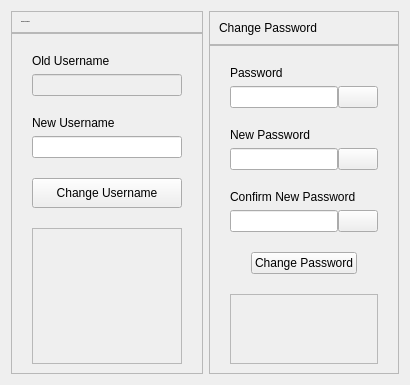
            <widget class="QWidget" name="user_profile_tab">
             <attribute name="title">
              <string>Edit Profile</string>
             </attribute>
             <layout class="QHBoxLayout" name="horizontalLayout_20">
              <item>
               <layout class="QVBoxLayout" name="verticalLayout_52">
                <property name="spacing">
                 <number>0</number>
                </property>
                <item>
                 <widget class="QFrame" name="profile_change_username_title_frame">
                  <property name="frameShape">
                   <enum>QFrame::StyledPanel</enum>
                  </property>
                  <property name="frameShadow">
                   <enum>QFrame::Raised</enum>
                  </property>
                  <layout class="QVBoxLayout" name="verticalLayout_53">
                   <item>
                    <widget class="QLabel" name="profile_change_username_label">
                     <property name="font">
                      <font>
                       <pointsize>-1</pointsize>
                       <weight>75</weight>
                       <bold>true</bold>
                      </font>
                     </property>
                     <property name="styleSheet">
                      <string notr="true"/>
                     </property>
                     <property name="text">
                      <string>Change Username</string>
                     </property>
                    </widget>
                   </item>
                  </layout>
                 </widget>
                </item>
                <item>
                 <widget class="QFrame" name="profile_change_username_frame">
                  <property name="frameShape">
                   <enum>QFrame::StyledPanel</enum>
                  </property>
                  <property name="frameShadow">
                   <enum>QFrame::Raised</enum>
                  </property>
                  <layout class="QVBoxLayout" name="verticalLayout_54">
                   <property name="spacing">
                    <number>20</number>
                   </property>
                   <property name="leftMargin">
                    <number>20</number>
                   </property>
                   <property name="topMargin">
                    <number>20</number>
                   </property>
                   <property name="rightMargin">
                    <number>20</number>
                   </property>
                   <item>
                    <layout class="QVBoxLayout" name="verticalLayout_46">
                     <property name="spacing">
                      <number>6</number>
                     </property>
                     <item>
                      <widget class="QLabel" name="profile_old_username_label">
                       <property name="layoutDirection">
                        <enum>Qt::LeftToRight</enum>
                       </property>
                       <property name="text">
                        <string>Old Username</string>
                       </property>
                       <property name="alignment">
                        <set>Qt::AlignLeading|Qt::AlignLeft|Qt::AlignVCenter</set>
                       </property>
                      </widget>
                     </item>
                     <item>
                      <widget class="QLineEdit" name="userpage_editprofile_username_inpt">
                       <property name="enabled">
                        <bool>false</bool>
                       </property>
                      </widget>
                     </item>
                    </layout>
                   </item>
                   <item>
                    <layout class="QVBoxLayout" name="verticalLayout_42">
                     <property name="spacing">
                      <number>6</number>
                     </property>
                     <item>
                      <widget class="QLabel" name="profile_username_label">
                       <property name="layoutDirection">
                        <enum>Qt::LeftToRight</enum>
                       </property>
                       <property name="text">
                        <string>New Username</string>
                       </property>
                       <property name="alignment">
                        <set>Qt::AlignLeading|Qt::AlignLeft|Qt::AlignVCenter</set>
                       </property>
                      </widget>
                     </item>
                     <item>
                      <widget class="QLineEdit" name="userpage_editprofile_new_username_inpt"/>
                     </item>
                    </layout>
                   </item>
                   <item alignment="Qt::AlignHCenter">
                    <widget class="QPushButton" name="userpage_editprofile_change_username_btn">
                     <property name="minimumSize">
                      <size>
                       <width>150</width>
                       <height>30</height>
                      </size>
                     </property>
                     <property name="maximumSize">
                      <size>
                       <width>150</width>
                       <height>30</height>
                      </size>
                     </property>
                     <property name="cursor">
                      <cursorShape>PointingHandCursor</cursorShape>
                     </property>
                     <property name="styleSheet">
                      <string notr="true"/>
                     </property>
                     <property name="text">
                      <string>Change Username</string>
                     </property>
                    </widget>
                   </item>
                   <item>
                    <widget class="QScrollArea" name="change_username_message_scrollArea">
                     <property name="widgetResizable">
                      <bool>true</bool>
                     </property>
                     <widget class="QWidget" name="change_username_message_frame">
                      <property name="geometry">
                       <rect>
                        <x>0</x>
                        <y>0</y>
                        <width>100</width>
                        <height>30</height>
                       </rect>
                      </property>
                     </widget>
                    </widget>
                   </item>
                  </layout>
                 </widget>
                </item>
               </layout>
              </item>
              <item>
               <layout class="QVBoxLayout" name="verticalLayout_50">
                <property name="spacing">
                 <number>0</number>
                </property>
                <item>
                 <widget class="QFrame" name="profile_change_password_title_frame">
                  <property name="frameShape">
                   <enum>QFrame::StyledPanel</enum>
                  </property>
                  <property name="frameShadow">
                   <enum>QFrame::Raised</enum>
                  </property>
                  <layout class="QVBoxLayout" name="verticalLayout_44">
                   <item>
                    <widget class="QLabel" name="profile_change_password_label">
                     <property name="styleSheet">
                      <string notr="true"/>
                     </property>
                     <property name="text">
                      <string>Change Password</string>
                     </property>
                    </widget>
                   </item>
                  </layout>
                 </widget>
                </item>
                <item>
                 <widget class="QFrame" name="profile_change_password_frame">
                  <property name="frameShape">
                   <enum>QFrame::StyledPanel</enum>
                  </property>
                  <property name="frameShadow">
                   <enum>QFrame::Raised</enum>
                  </property>
                  <layout class="QVBoxLayout" name="verticalLayout_51">
                   <property name="spacing">
                    <number>20</number>
                   </property>
                   <property name="leftMargin">
                    <number>20</number>
                   </property>
                   <property name="topMargin">
                    <number>20</number>
                   </property>
                   <property name="rightMargin">
                    <number>20</number>
                   </property>
                   <item>
                    <layout class="QVBoxLayout" name="verticalLayout_43">
                     <property name="spacing">
                      <number>6</number>
                     </property>
                     <item>
                      <widget class="QLabel" name="profile_password_label">
                       <property name="text">
                        <string>Password</string>
                       </property>
                      </widget>
                     </item>
                     <item>
                      <layout class="QHBoxLayout" name="horizontalLayout_17">
                       <property name="spacing">
                        <number>0</number>
                       </property>
                       <item>
                        <widget class="QLineEdit" name="userpage_editprofile_old_password_inpt">
                         <property name="styleSheet">
                          <string notr="true"/>
                         </property>
                        </widget>
                       </item>
                       <item>
                        <widget class="QPushButton" name="userpage_editprofile_old_password_eye">
                         <property name="sizePolicy">
                          <sizepolicy hsizetype="Fixed" vsizetype="Preferred">
                           <horstretch>0</horstretch>
                           <verstretch>0</verstretch>
                          </sizepolicy>
                         </property>
                         <property name="cursor">
                          <cursorShape>PointingHandCursor</cursorShape>
                         </property>
                         <property name="styleSheet">
                          <string notr="true"/>
                         </property>
                         <property name="text">
                          <string/>
                         </property>
                         <property name="icon">
                          <iconset resource="assets/assets.qrc">
                           <normaloff>:/icons/icons/black_eye.png</normaloff>:/icons/icons/black_eye.png</iconset>
                         </property>
                        </widget>
                       </item>
                      </layout>
                     </item>
                    </layout>
                   </item>
                   <item>
                    <layout class="QVBoxLayout" name="verticalLayout_47">
                     <property name="spacing">
                      <number>6</number>
                     </property>
                     <property name="bottomMargin">
                      <number>0</number>
                     </property>
                     <item>
                      <widget class="QLabel" name="profile_new_password_label">
                       <property name="text">
                        <string>New Password</string>
                       </property>
                      </widget>
                     </item>
                     <item>
                      <layout class="QHBoxLayout" name="horizontalLayout_18">
                       <property name="spacing">
                        <number>0</number>
                       </property>
                       <item>
                        <widget class="QLineEdit" name="userpage_editprofile_new_password_inpt"/>
                       </item>
                       <item>
                        <widget class="QPushButton" name="userpage_editprofile_new_password_eye">
                         <property name="sizePolicy">
                          <sizepolicy hsizetype="Fixed" vsizetype="Preferred">
                           <horstretch>0</horstretch>
                           <verstretch>0</verstretch>
                          </sizepolicy>
                         </property>
                         <property name="cursor">
                          <cursorShape>PointingHandCursor</cursorShape>
                         </property>
                         <property name="text">
                          <string/>
                         </property>
                         <property name="icon">
                          <iconset resource="assets/assets.qrc">
                           <normaloff>:/icons/icons/black_eye.png</normaloff>:/icons/icons/black_eye.png</iconset>
                         </property>
                        </widget>
                       </item>
                      </layout>
                     </item>
                    </layout>
                   </item>
                   <item>
                    <layout class="QVBoxLayout" name="verticalLayout_49">
                     <property name="spacing">
                      <number>6</number>
                     </property>
                     <item>
                      <widget class="QLabel" name="profile_confirm_password_label">
                       <property name="text">
                        <string>Confirm New Password</string>
                       </property>
                      </widget>
                     </item>
                     <item>
                      <layout class="QHBoxLayout" name="horizontalLayout_19">
                       <property name="spacing">
                        <number>0</number>
                       </property>
                       <item>
                        <widget class="QLineEdit" name="userpage_editprofile_confirm_new_password_inpt"/>
                       </item>
                       <item>
                        <widget class="QPushButton" name="userpage_editprofile_confirm_new_password_eye">
                         <property name="sizePolicy">
                          <sizepolicy hsizetype="Fixed" vsizetype="Preferred">
                           <horstretch>0</horstretch>
                           <verstretch>0</verstretch>
                          </sizepolicy>
                         </property>
                         <property name="cursor">
                          <cursorShape>PointingHandCursor</cursorShape>
                         </property>
                         <property name="text">
                          <string/>
                         </property>
                         <property name="icon">
                          <iconset resource="assets/assets.qrc">
                           <normaloff>:/icons/icons/black_eye.png</normaloff>:/icons/icons/black_eye.png</iconset>
                         </property>
                        </widget>
                       </item>
                      </layout>
                     </item>
                    </layout>
                   </item>
                   <item alignment="Qt::AlignHCenter">
                    <widget class="QPushButton" name="userpage_editprofile_change_password_btn">
                     <property name="maximumSize">
                      <size>
                       <width>120</width>
                       <height>30</height>
                      </size>
                     </property>
                     <property name="cursor">
                      <cursorShape>PointingHandCursor</cursorShape>
                     </property>
                     <property name="styleSheet">
                      <string notr="true">max-width: 120px;</string>
                     </property>
                     <property name="text">
                      <string>Change Password</string>
                     </property>
                    </widget>
                   </item>
                   <item>
                    <widget class="QScrollArea" name="change_password_message_scrollArea">
                     <property name="widgetResizable">
                      <bool>true</bool>
                     </property>
                     <widget class="QWidget" name="change_password_message_frame">
                      <property name="geometry">
                       <rect>
                        <x>0</x>
                        <y>0</y>
                        <width>100</width>
                        <height>30</height>
                       </rect>
                      </property>
                     </widget>
                    </widget>
                   </item>
                  </layout>
                 </widget>
                </item>
               </layout>
              </item>
             </layout>
            </widget>
